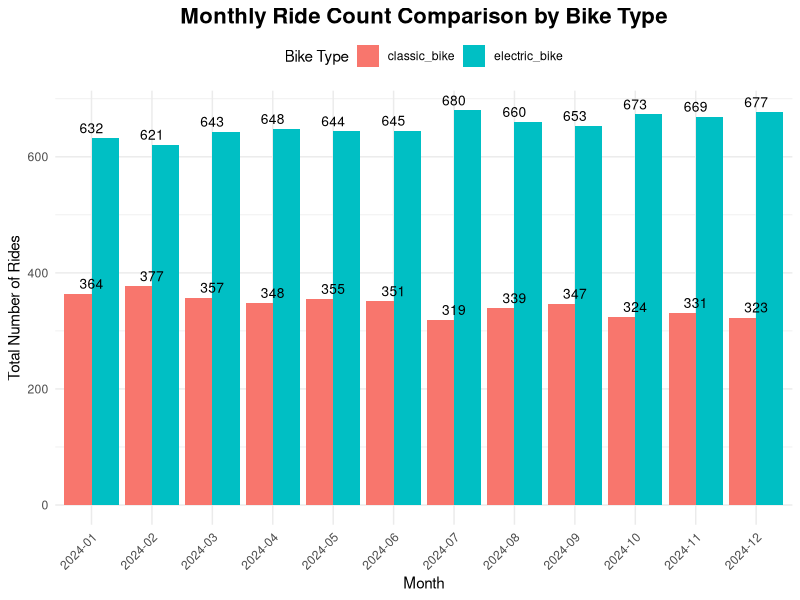
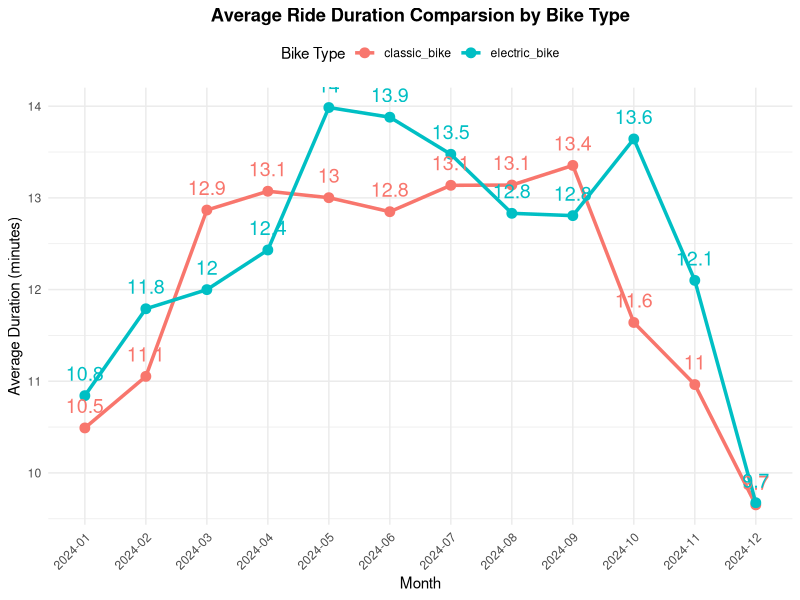
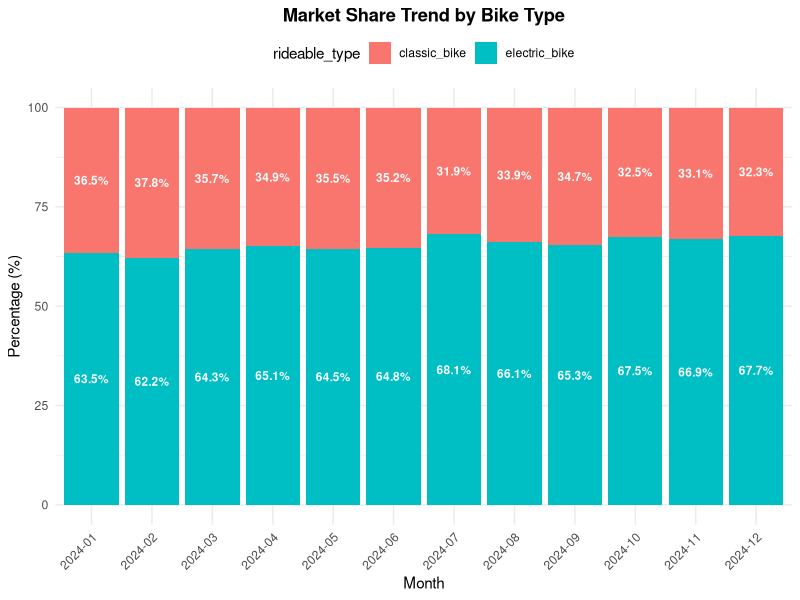
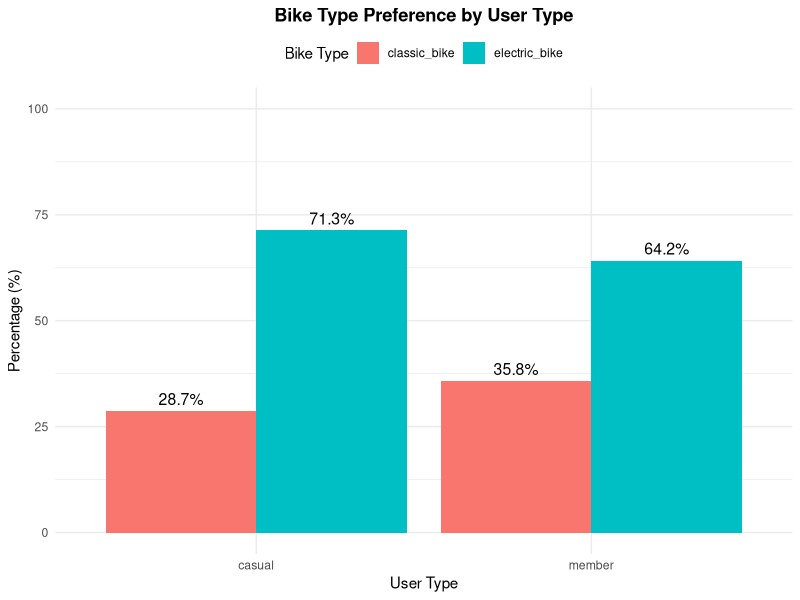
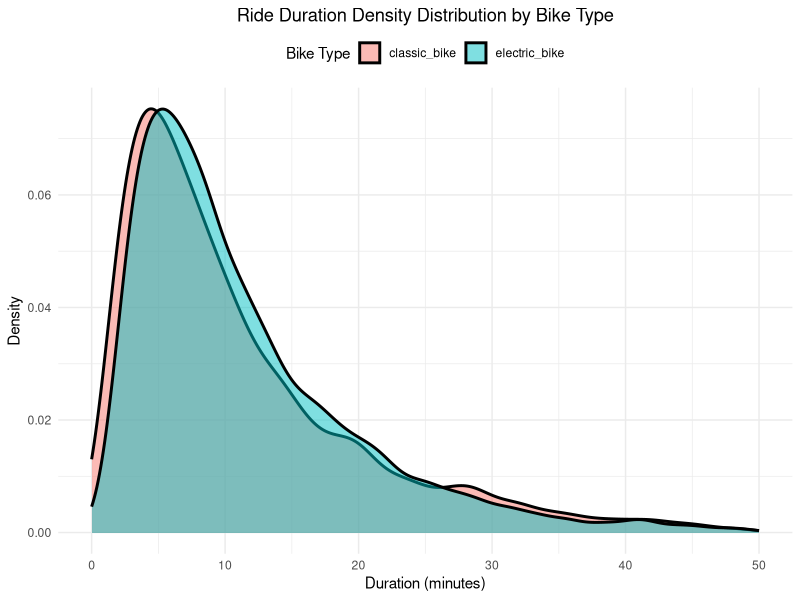
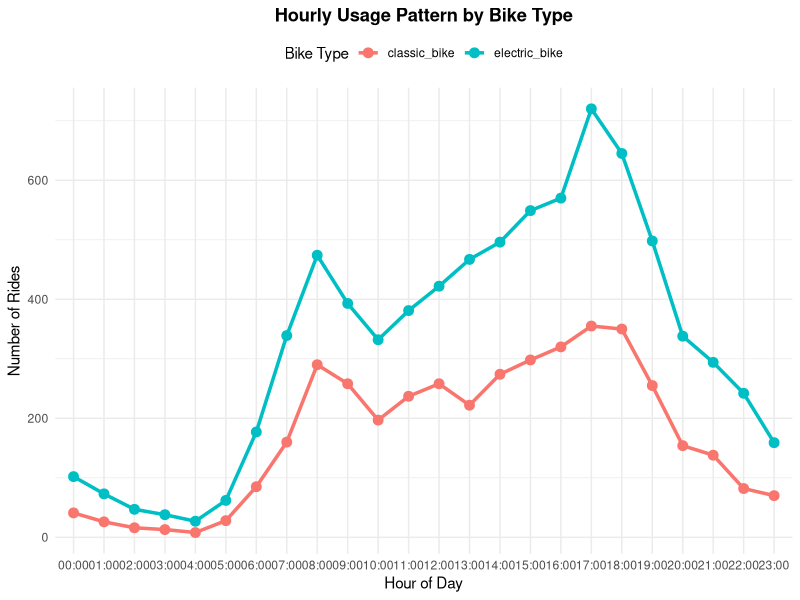

Write R code to recreate these figures, in order.
## ---- chunk 1
library(tidyverse)
library(lubridate)
## ---- chunk 2
data <- read_csv("citibike_sample_12k.csv")
## ---- chunk 3
# Calculate ride duration in minutes
data =
  data |>
  mutate(
    started_at = ymd_hms(started_at),
    ended_at = ymd_hms(ended_at),
    duration_min = as.numeric(difftime(ended_at, started_at, units = "mins")),
    month = floor_date(started_at, "month"),
    month_label = format(started_at, "%Y-%m")
  ) |>
   filter(year(started_at) == 2024)

# Filter out anomalies (duration between 0 and 200 minutes)
data_clean =
  data |>
  filter(duration_min > 0 & duration_min < 200)
## ---- chunk 4
monthly_stats =
  data_clean |>
  group_by(month_label, rideable_type) |>
  summarize(
    ride_count = n(),                              
    total_duration = sum(duration_min),            
    avg_duration = mean(duration_min),             
    total_duration_hours = total_duration / 60,
    .groups = "drop"
  ) |>
  arrange(month_label)

monthly_stats
## ---- chunk 5
total_ride =
  monthly_stats |>
  ggplot(
    aes(x = month_label, y = ride_count, 
        fill = rideable_type)) +
  geom_col(position = position_dodge()) +
  geom_text(aes(label = ride_count),
            vjust = -0.5, 
            size = 3.5) +
  labs(
    title = "Monthly Ride Count Comparison by Bike Type",
    x = "Month",
    y = "Total Number of Rides",
    fill = "Bike Type"
  ) +
  theme_minimal() +
  theme(
    plot.title = element_text(hjust = 0.5, face = "bold", size = 16),
    axis.text.x = element_text(angle = 45, hjust = 1),
    legend.position = "top"
  )

total_ride
## ---- chunk 6
avg_duration = 
  monthly_stats |>
  ggplot(
    aes(x = month_label, y = avg_duration,
        color = rideable_type, group = rideable_type)) +
    geom_line(linewidth = 1.2) +
    geom_point(size = 3) +
    geom_text(aes(label = round(avg_duration, 1)), 
              vjust = -1, 
              size = 5,
              show.legend = FALSE) +
    labs(
      title = "Average Ride Duration Comparsion by Bike Type",
      x = "Month",
      y = "Average Duration (minutes)",
      color = "Bike Type"
    ) +
    theme_minimal() +
    theme(
      axis.text.x = element_text(angle = 45, hjust = 1),
      plot.title = element_text(hjust = 0.5, face = "bold"),
      legend.position = "top"
    )

avg_duration
## ---- chunk 7
mkt_share =
  data_clean |>
  group_by(month_label, rideable_type) |>
  summarize(ride_count = n(), .groups = "drop") |>
  group_by(month_label) |>
  mutate(
    total = sum(ride_count),
    percentage = (ride_count / total) * 100
  ) |>
  ggplot(aes(x = month_label, y = percentage, 
             fill = rideable_type)) +
  geom_col(position = "stack") +
  geom_text(aes(label = paste0(round(percentage, 1), "%")), 
            position = position_stack(vjust = 0.5),
            size = 3,
            color = "white",
            fontface = "bold") +
  labs(
    title = "Market Share Trend by Bike Type",
    x = "Month",
    y = "Percentage (%)",
    color = "Bike Type"
  ) +
  theme_minimal() +
  theme(
    axis.text.x = element_text(angle = 45, hjust = 1),
    plot.title = element_text(hjust = 0.5, face = "bold"),
    legend.position = "top"
  ) +
  ylim(0, 100)

mkt_share
## ---- chunk 8
user_bike_pref =
  data_clean |>
  group_by(member_casual, rideable_type) |>
  summarize(ride_count = n(), .groups = "drop") |>
  group_by(member_casual) |>
  mutate(
    percentage = (ride_count / sum(ride_count)) * 100
    ) |>
  ggplot(
    aes(x = member_casual, y = percentage, fill = rideable_type)) +
  geom_col(position = position_dodge()) +
  geom_text(aes(label = paste0(round(percentage, 1), "%")), 
            position = position_dodge(width = 0.9), 
            vjust = -0.5,
            size = 4) +
  labs(
    title = "Bike Type Preference by User Type",
    x = "User Type",
    y = "Percentage (%)",
    fill = "Bike Type"
  ) +
  theme_minimal() +
  theme(
    plot.title = element_text(hjust = 0.5, face = "bold"),
    legend.position = "top"
  ) +
  ylim(0, 100)

user_bike_pref
## ---- chunk 9
ride_dur = 
  data_clean |>
  ggplot(aes(x = duration_min, fill = rideable_type)) +
  geom_density(alpha = 0.5, linewidth = 1) +
  labs(
    title = "Ride Duration Density Distribution by Bike Type",
    x = "Duration (minutes)",
    y = "Density",
    fill = "Bike Type"
  ) +
  theme_minimal() +
  theme(
    plot.title = element_text(hjust = 0.5),
    legend.position = "top"
  ) +
  xlim(0, 50)

ride_dur
## ---- chunk 10
hourly_usage =
  data_clean |>
  mutate(hour = hour(started_at)) |>
  group_by(hour, rideable_type) |>
  summarize(ride_count = n(), .groups = "drop") |>
  mutate(time_label = sprintf("%02d:00", hour)) |>
  ggplot(aes(x = time_label, y = ride_count, 
            color = rideable_type, group = rideable_type)) +
  geom_line(linewidth = 1.2) +
  geom_point(size = 3) +
  labs(
    title = "Hourly Usage Pattern by Bike Type",
    x = "Hour of Day",
    y = "Number of Rides",
    color = "Bike Type"
  ) +
  theme_minimal() +
  theme(
    plot.title = element_text(hjust = 0.5, face = "bold"),
    legend.position = "top"
  ) 

hourly_usage
